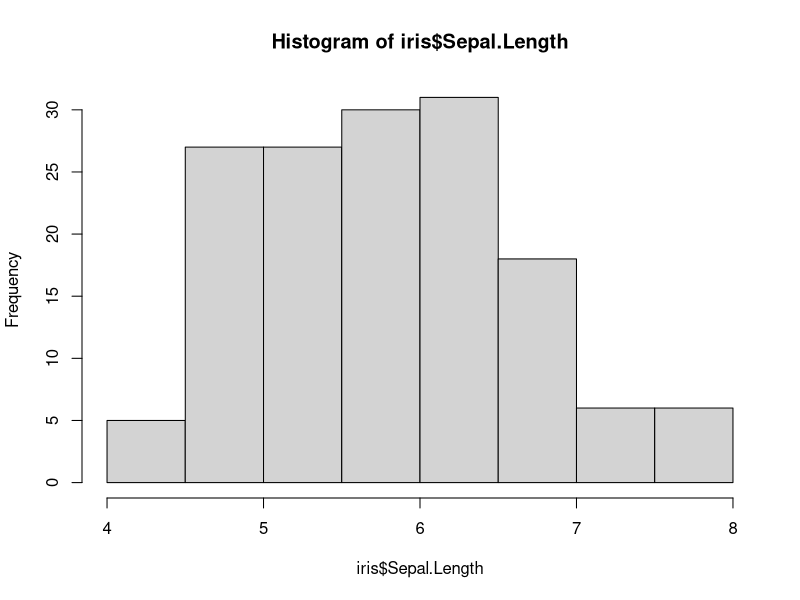
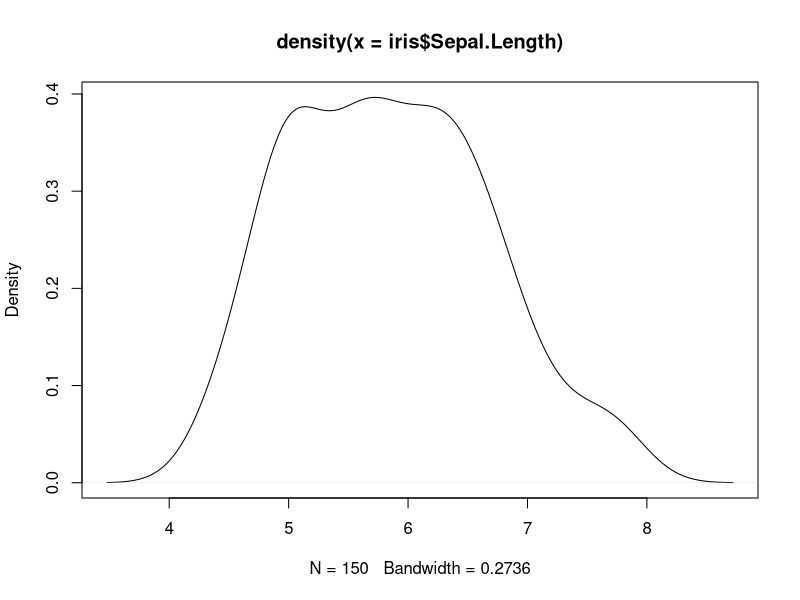
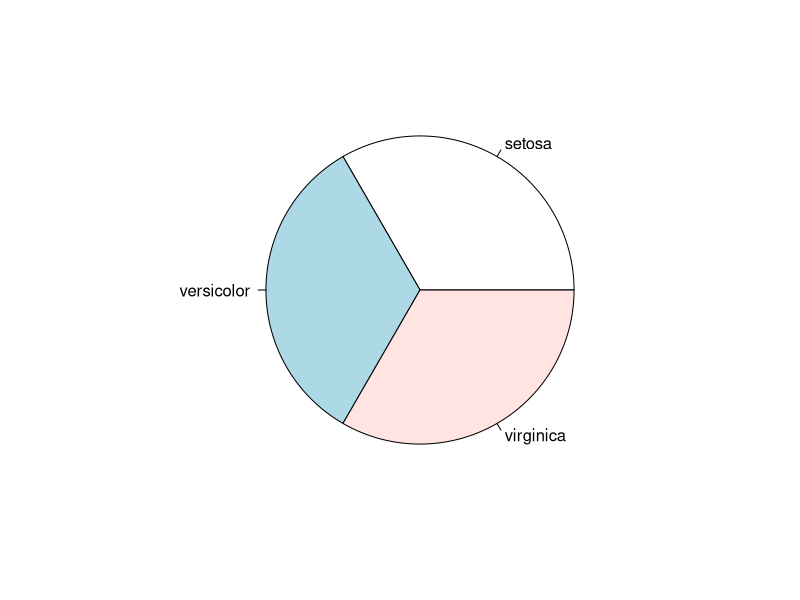
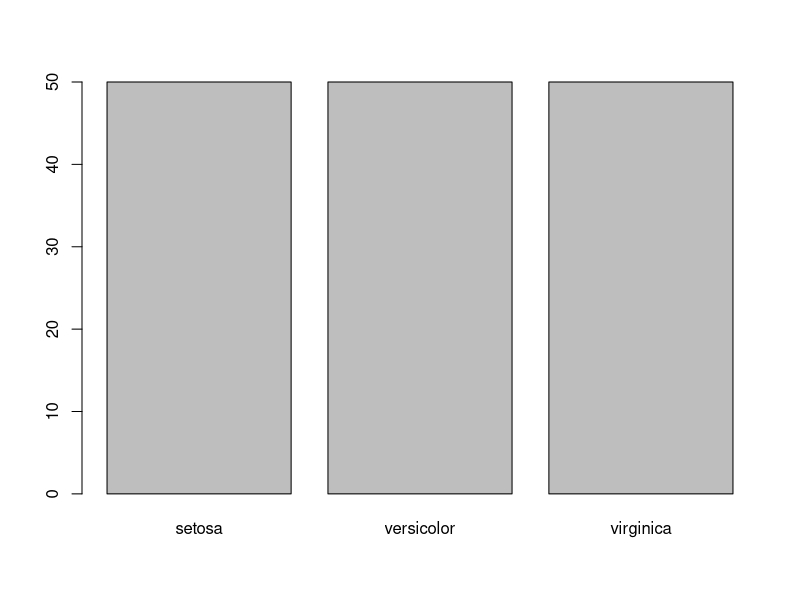

Generate these figures, in order, with R:
# iris from the datasets package -> https://en.wikipedia.org/wiki/Iris_flower_data_set

# reveal number of observations and variables in two different ways
str(iris)
#'data.frame':	150 obs. of  5 variables:
#  $ Sepal.Length: num  5.1 4.9 4.7 4.6 5 5.4 4.6 5 4.4 4.9 ...
#$ Sepal.Width : num  3.5 3 3.2 3.1 3.6 3.9 3.4 3.4 2.9 3.1 ...
#$ Petal.Length: num  1.4 1.4 1.3 1.5 1.4 1.7 1.4 1.5 1.4 1.5 ...
#$ Petal.Width : num  0.2 0.2 0.2 0.2 0.2 0.4 0.3 0.2 0.2 0.1 ...
#$ Species     : Factor w/ 3 levels "setosa","versicolor",..: 1 1 1 1 1 1 1 1 1 1 ...


dim(iris)
# [1] 150   5

# show first and last observations in the iris data set
head(iris)
#     Sepal.Length Sepal.Width Petal.Length Petal.Width Species
#1          5.1         3.5          1.4         0.2    setosa
#2          4.9         3.0          1.4         0.2    setosa
#3          4.7         3.2          1.3         0.2    setosa
#4          4.6         3.1          1.5         0.2    setosa
#5          5.0         3.6          1.4         0.2    setosa
#6          5.4         3.9          1.7         0.4    setosa


tail(iris)

# show first five observations in the iris data set
iris[1:5,]
#Sepal.Length Sepal.Width Petal.Length Petal.Width Species
#1          5.1         3.5          1.4         0.2  setosa
#2          4.9         3.0          1.4         0.2  setosa
#3          4.7         3.2          1.3         0.2  setosa
#4          4.6         3.1          1.5         0.2  setosa
#5          5.0         3.6          1.4         0.2  setosa

# summarize the iris data set
summary(iris)

# show feature names
names(iris)
#[1] "Sepal.Length" "Sepal.Width"  "Petal.Length" "Petal.Width"  "Species"

# show iris attributes
attributes(iris)
#$names
#$row.names
#$class

quantile(iris$Sepal.Length)
# 0%  25%  50%  75% 100% 
# 4.3  5.1  5.8  6.4  7.9 

quantile(iris$Sepal.Length, c(.1, .3, .65))
# 10%  30%  65% 
# 4.80 5.27 6.20 

# variance
var(iris$Sepal.Length)
# [1] 0.6856935

# histogram
hist(iris$Sepal.Length)

# density
# In probability theory, a probability density function (pdf), 
# or density of a continuous random variable, is a function that describes 
# the relative likelihood for this random variable to take on a given value.
# e.g. the probability that sepal length is seven is about 15%
plot(density(iris$Sepal.Length))

# frequency
table(iris$Species)
#setosa versicolor  virginica 
#50         50         50

# visualizing species frequency as pie chart
pie(table(iris$Species))

# visualizing species frequency as bar plot
barplot(table(iris$Species))


